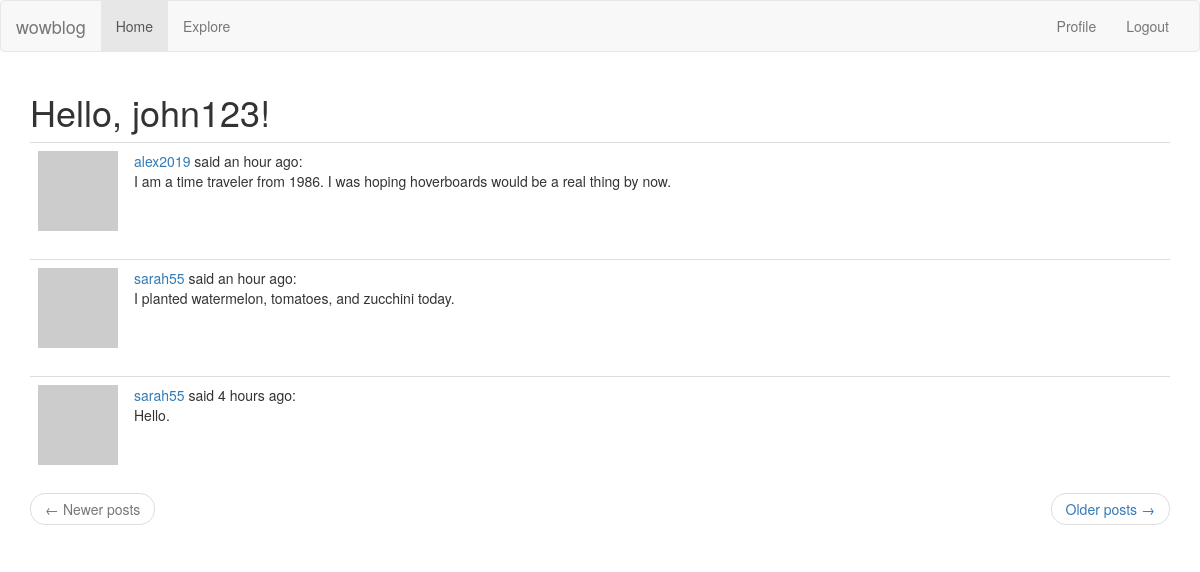
Page /explore (signed in) on the committed database.
### app/models.py (models this page shows, shortened)
class User(UserMixin, db.Model):
    id = db.Column(db.Integer, primary_key=True)
    username = db.Column(db.String(64), index=True, unique=True)
    email = db.Column(db.String(120), index=True, unique=True)
    password_hash = db.Column(db.String(128))
    posts = db.relationship('Post', backref='author', lazy='dynamic')
    about_me = db.Column(db.String(140))
    last_seen = db.Column(db.DateTime, default=datetime.utcnow)
    def avatar(self, size):
        digest = md5(self.email.lower().encode('utf-8')).hexdigest()
        return 'https://www.gravatar.com/avatar/{}?d=identicon&s={}'.format(digest, size)
    followed = db.relationship(
        'User', secondary=followers, # 'User' is the right side entity of the relationship. Since this is a self-referential relationship, use the same class on both sides. 'Secondary' configures the association table (followers)
        primaryjoin=(followers.c.follower_id == id), #primaryjoin indicates the condition that links the left side entity (The follower user with the followers table). 'followers.c.follower_id' calls the follower_id in the table
        secondaryjoin=(followers.c.followed_id == id), #secondaryjoin indicates the condition that links the right side entity (the followed user).
        backref=db.backref('followers', lazy='dynamic'), lazy='dynamic') #backref refines how this relationship will be accessed from the right side entity. 'lazy' indicates execution mode. Dynamic means the query doesn't run until specifically requested. The second 'lazy' applies to the left side query.

class Post(db.Model):
    id = db.Column(db.Integer, primary_key=True)
    body = db.Column(db.String(2000))
    timestamp = db.Column(db.DateTime, index=True, default=datetime.utcnow)
    user_id = db.Column(db.Integer, db.ForeignKey('user.id'))
    language = db.Column(db.String(5))

### app/main/routes.py (the view)
@bp.route('/explore')
@login_required
def explore():
    page = request.args.get('page', 1, type=int)
    posts = Post.query.order_by(Post.timestamp.desc()).paginate(page, current_app.config['POSTS_PER_PAGE'], False)
    next_url = url_for('main.explore', page=posts.next_num) if posts.has_next else None
    prev_url = url_for('main.explore', page=posts.prev_num) if posts.has_prev else None
    return render_template('index.html', title='Explore', posts=posts.items, next_url=next_url, prev_url=prev_url)

### app/main/routes.py (called while the page is built)
@bp.before_app_request
def before_request():
    if current_user.is_authenticated:
        current_user.last_seen = datetime.utcnow()
        db.session.commit()
    g.locale = str(get_locale())

### app/models.py (called while the page is built)
@login.user_loader
def load_user(id):
    return User.query.get(int(id))  # id that Flask-Login passes to the function is a string, so need to convert to int

### app/templates/index.html (shortened to what this page needs)
<!DOCTYPE html>
{% extends "base.html" %}
{% import 'bootstrap/wtf.html' as wtf %}
{% block app_content %}
    <h1>Hello, {{ current_user.username }}!</h1>
    {% for post in posts %}
        {% include '_post.html' %}
    {% endfor %}
    <nav aria-label="...">
        <ul class="pager">
            <li class="previous{% if not prev_url %} disabled{% endif %}">
                <a href="{{ prev_url or '#' }}">
                    <span aria-hidden="true">&larr;</span> Newer posts
                </a>
            </li>
            <li class="next{% if not next_url %} disabled{% endif %}">
                <a href="{{ next_url or '#' }}">
                    Older posts <span aria-hidden="true">&rarr;</span>
                </a>
            </li>
        </ul>
    </nav>
{% endblock %}

### app/templates/base.html (shortened to what this page needs)
<!DOCTYPE html>
{% extends 'bootstrap/base.html' %}
{% block navbar %}
    <nav class="navbar navbar-default">
        <div class="container-fluid">
        <div class="navbar-header">
        <a class="navbar-brand" href="#">wowblog</a>
        </div>
    <div class="collapse navbar-collapse" id="bs-example-navbar-collapse-1">
        <ul class="nav navbar-nav">
            <li class="active"><a href="{{ url_for('main.index') }}">Home<span class="sr-only">(current)</span></a></li>
            <li><a href="{{ url_for('main.explore') }}">Explore</a></li>
          </ul>
          <ul class="nav navbar-nav navbar-right">
              {% if current_user.is_anonymous %}
                  <li><a href="{{ url_for('auth.login') }}">Login</a></li>
                  {% else %}
                  <li><a href="{{ url_for('main.user', username=current_user.username) }}">Profile</a></li>
                  <li><a href="{{ url_for('auth.logout') }}">Logout</a></li>
              {% endif %}
          </ul>
        </div>
        </div>
    </nav>
{% endblock %}
{% block content %}
    <div class="container">
        {% block app_content %}{% endblock %}
    </div>
</html>
{% endblock %}

### app/templates/_post.html
<table class="table table-hover">
    <tr>
        <td width="70px">
            <a href="{{ url_for('main.user', username=post.author.username) }}">
                <img src="{{ post.author.avatar(70) }}" />
            </a>
        </td>
        <td>
            <a href="{{ url_for('main.user', username=post.author.username) }}"> {{ post.author.username }}
            </a>
            said {{ moment(post.timestamp).fromNow() }}:
            <br>
            {{ post.body }}
        </td>
    </tr>
</table>

### rows in the picture
User: username "john123"
Post: author.username "alex2019", timestamp "an hour ago", body "I am a time traveler from 1986. I was hoping hoverboards would be a real thing by now."
Post: author.username "sarah55", timestamp "an hour ago", body "I planted watermelon, tomatoes, and zucchini today."
Post: author.username "sarah55", timestamp "4 hours ago", body "Hello."
